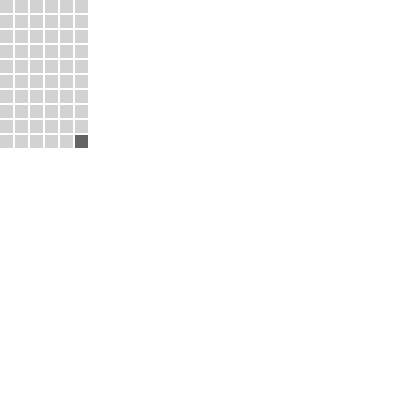
Frame 1 (no input)
Frame 60 (the mouse pressed at the canvas centre just before this capture): identical to frame 1, image omitted
Frame 120 (the mouse held since frame 60 and released just before this capture): identical to frame 1, image omitted

The Processing sketch that drew this single still picture (run headless with seeded random() and noise(); from frame 60 on, the mouse is pressed at the canvas centre):

// Processing sketch: P1_selectACell
// ── P1_selectACell.pde
//declare and initialize variables
Block[][] grid;

float diameter = 15; //diameter of second and minute blocks

int columns; //columns in a gridded container
int rows; //rows in a gridded container

void setup() {
  size(400, 400); //canvas size
  noStroke(); //remove stroke
  
  //6x10 unit container; 60 seconds per minute
  columns = 6;
  rows = 10;
  
  grid = new Block[columns][rows]; //array dimensions
  
  //loop through columns and rows
  for (int i = 0; i < columns; i ++) {
    for (int j = 0; j < rows; j ++) {
      //initiate objects inside the array:
      //instance of Block with x,y coordinates that form a grid, light grey colour
      grid[i][j] = new Block(i*diameter, j*diameter, diameter, 210);
    }
  }
}

void draw() {
  background(255); //white: erase last frame
  
  //draw empty grid of grey Blocks
  for (int i = 0; i < columns; i ++) {
    for (int j = 0; j < rows; j++) {
      grid[i][j].emptyBlock();
    }
  }
  
  //functional: call fill() on 60th Block
  grid[5][9].filledBlock();
  
  /*non-functional: call fill() on (second())th block
  for (int i = 0; i < second(); i ++) {
    for (int j = 0; j < rows; j ++) {
      grid[second() % columns][j].filledBlock();
    }
  } */
}

// ── Block.pde
class Block {
  float x, y; //coordinates
  float side; //dimensions
  int col; //fill colour

  //constructor: demonstrates how Block takes arguments
  Block(float tempX, float tempY, float tempSide, int tempCol) {
    x = tempX;
    y = tempY;
    side = tempSide;
    col = tempCol;
  }

  //draw light grey Block inside white block
  void emptyBlock() {
    fill(#ffffff);
    rect(x, y, side, side); //draw rect accepting Block arguments
    
    fill(col);
    rect (x, y, side-2, side-2); //draw same rect but grey and inset 2px 
  }

  //draw cyan Block inside white block
  void filledBlock() {
    fill(#ffffff);
    rect(x, y, side, side); //draw rect accepting Block arguments
    
    col = 100;
    fill(col);
    rect(x, y, side-2, side-2); //draw same rect but cyan and inset by 2px
  }
}
